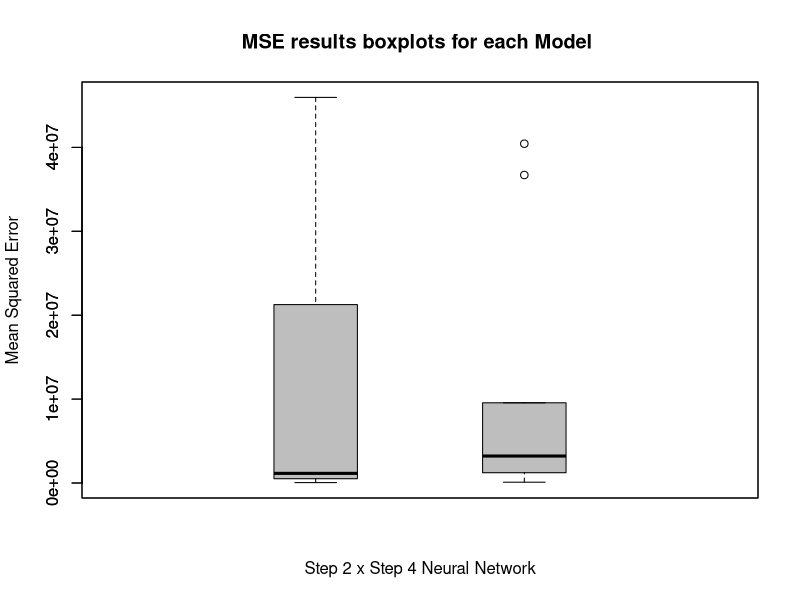
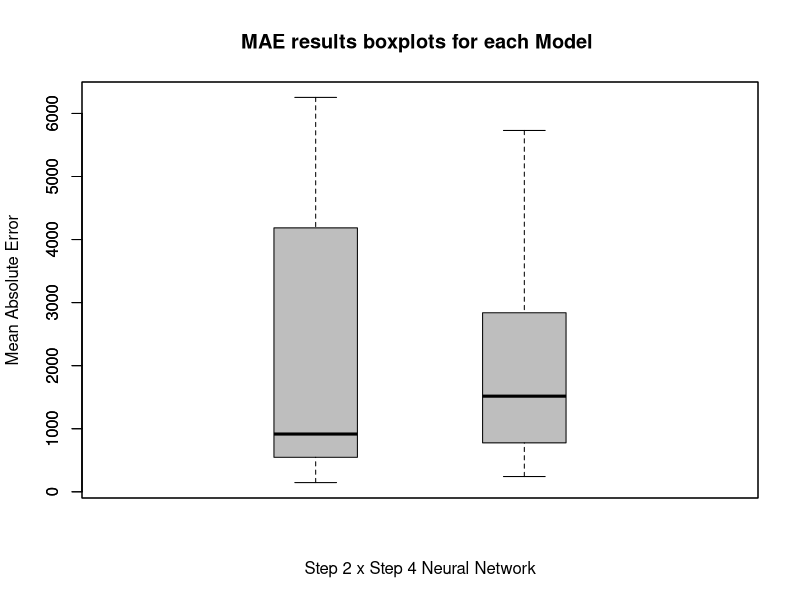

Reproduce these figures in R, in order.
## ---- chunk 1
MSE <- c(1166070,141124,1031030, 1129616, 45954038, 21263071, 42696898, 510647, 9094522, 49279)
MAE <- c( 903, 267, 879, 929,6254, 4185, 5999, 547, 2751, 146)

DayTrade <- data.frame(MSE, MAE)
## ---- chunk 2
MSE <- c( 204435,  4465942, 40438318, 9558674, 1909904, 36706335, 8077429, 1226182, 1965074, 97924)
MAE <- c( 314,  1961, 5730, 2839, 1071, 5397, 2322, 776, 1056, 242)

DayTradeWithDailyInput <- data.frame(MSE, MAE)
## ---- chunk 3
boxplot(DayTrade$MSE, at=1, xlim=c(0, 3), 
        xlab="Step 2 x Step 4 Neural Network",
        ylab="Mean Squared Error",
        col="gray",
        main="MSE results boxplots for each Model ")
boxplot(DayTradeWithDailyInput$MSE, at=2, add=TRUE, 
        xlab="Step 2 x Step 4 Neural Network",
        ylab="Mean Squared Error",
        col="gray")

## ---- chunk 4
boxplot(DayTrade$MAE, at=1, xlim=c(0, 3), 
        xlab="Step 2 x Step 4 Neural Network",
        ylab="Mean Absolute Error",
        col="gray",
        main="MAE results boxplots for each Model ")
boxplot(DayTradeWithDailyInput$MAE, at=2, add=TRUE, 
        xlab="Step 2 x Step 4 Neural Network",
        ylab="Mean Absolute Error",
        col="gray")
